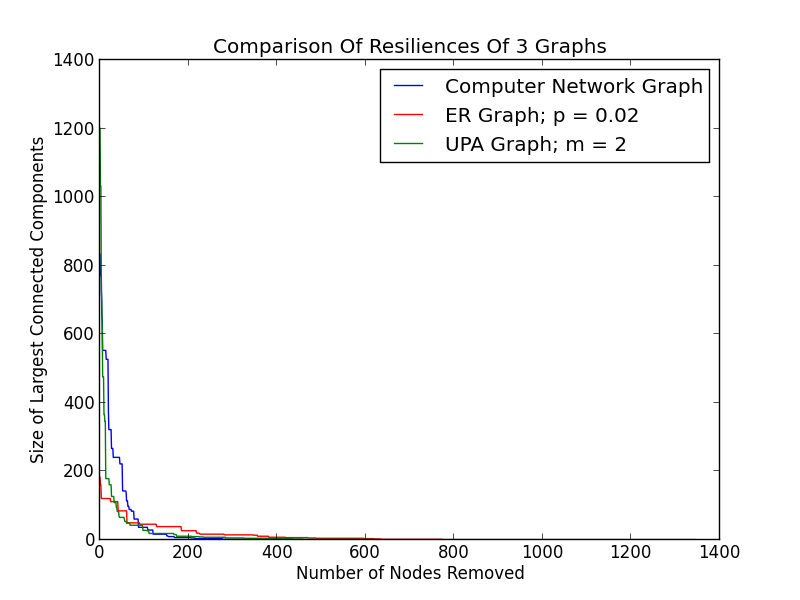

The script that drew this image:
#!/usr/bin/python

import App2
import App2_1
import App2_3
import matplotlib.pyplot as plt
import proj2


def main():
    network_graph = App2.load_graph(App2.NETWORK_FILE)
    num_nodes, edges = App2.count_graph(network_graph)
    probability = float(edges) / num_nodes / (num_nodes - 1) 
    er_graph = App2.make_er_graph(num_nodes, probability)
    upa_graph = App2.make_upa_graph(App2_1.INITIAL_NODES, num_nodes)
    xvals = range(num_nodes+1)
    yvals_network = proj2.compute_resilience(network_graph, App2_3.fast_targeted_order(network_graph))
    yvals_er = proj2.compute_resilience(er_graph, App2_3.fast_targeted_order(er_graph))
    yvals_upa = proj2.compute_resilience(upa_graph, App2_3.fast_targeted_order(upa_graph))
    plt.plot(xvals, yvals_network, '-b', label='Computer Network Graph')
    plt.plot(xvals, yvals_er, '-r', label='ER Graph; p = 0.02')
    plt.plot(xvals, yvals_upa, '-g', label='UPA Graph; m = 2')
    plt.legend(loc='upper right')
    plt.ylabel('Size of Largest Connected Components')
    plt.xlabel('Number of Nodes Removed')
    plt.title('Comparison Of Resiliences Of 3 Graphs')
    plt.show()
    import pdb; pdb.set_trace()


if __name__ == '__main__':
    main()
